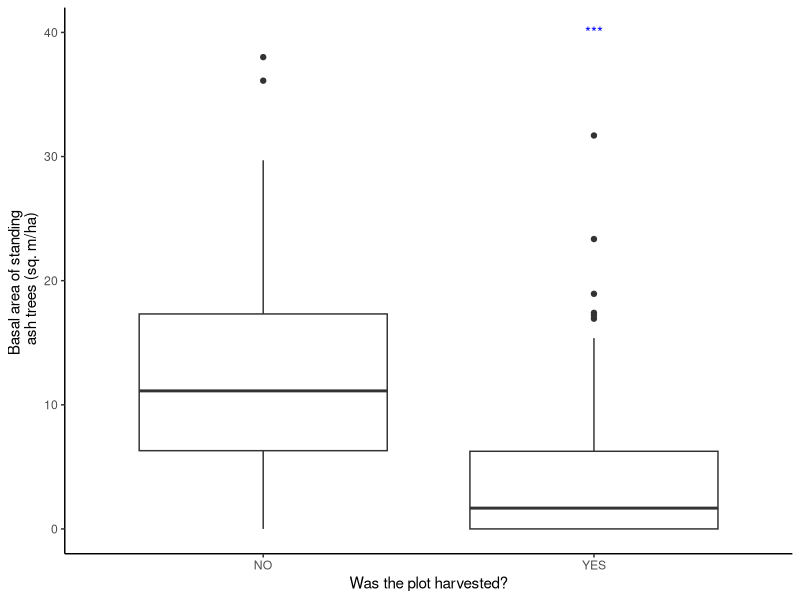
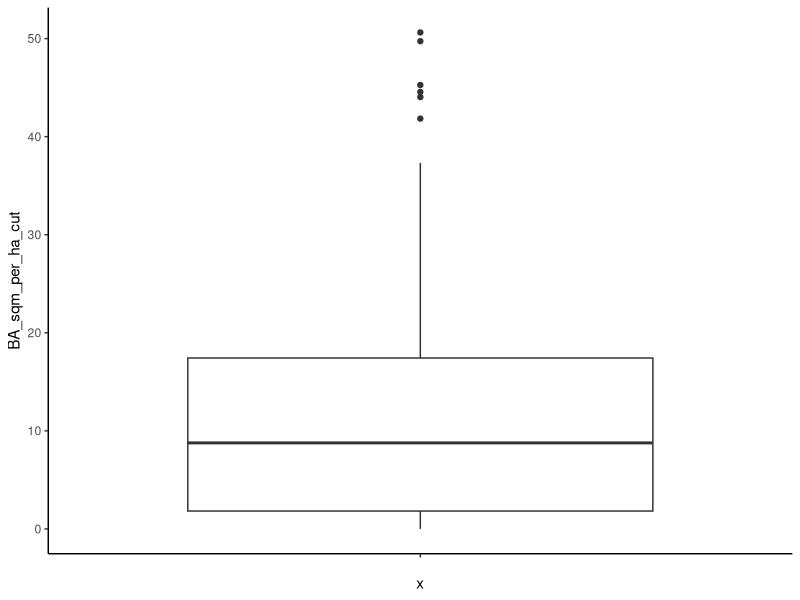
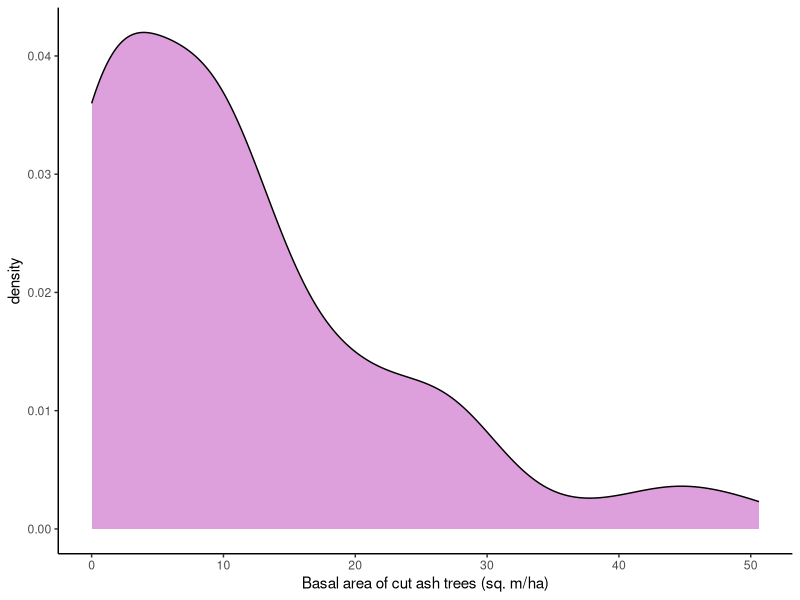
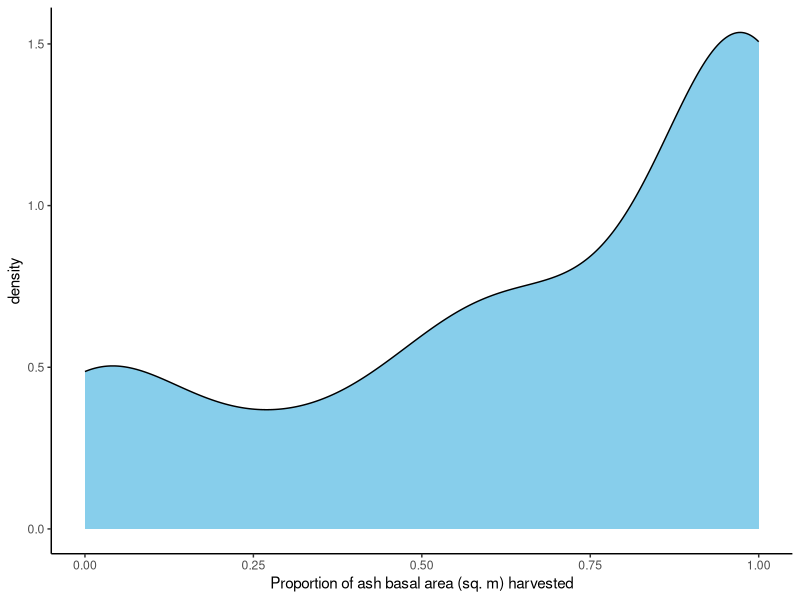
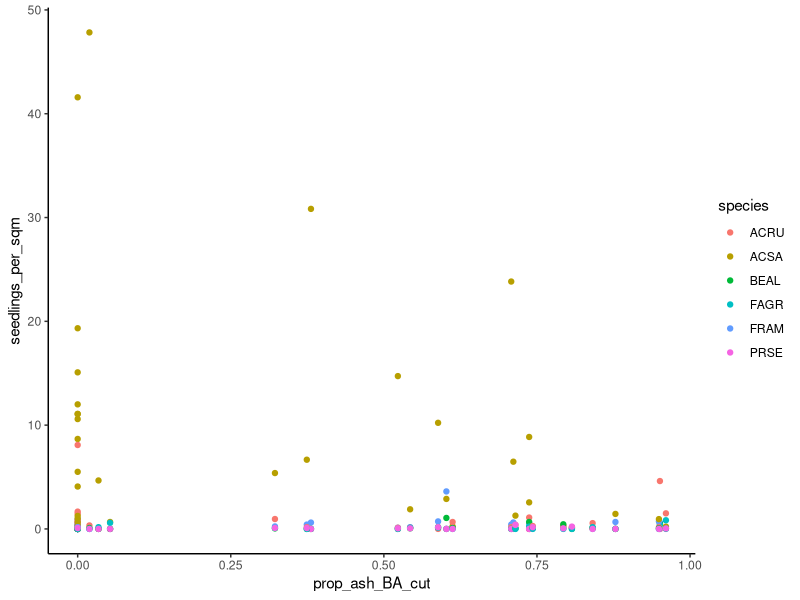
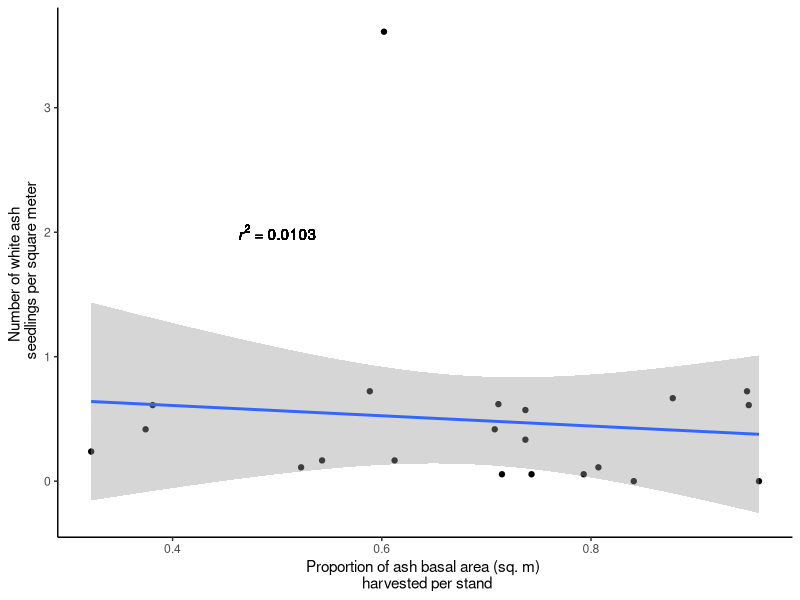
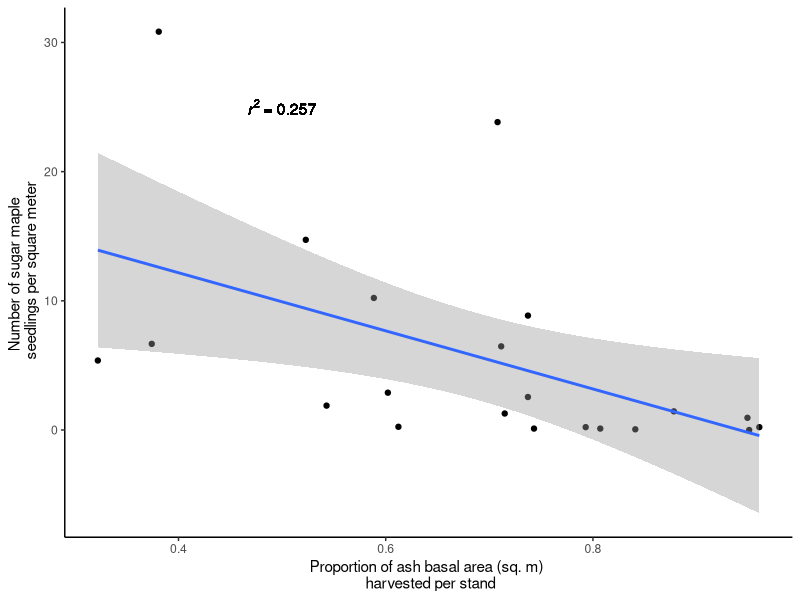
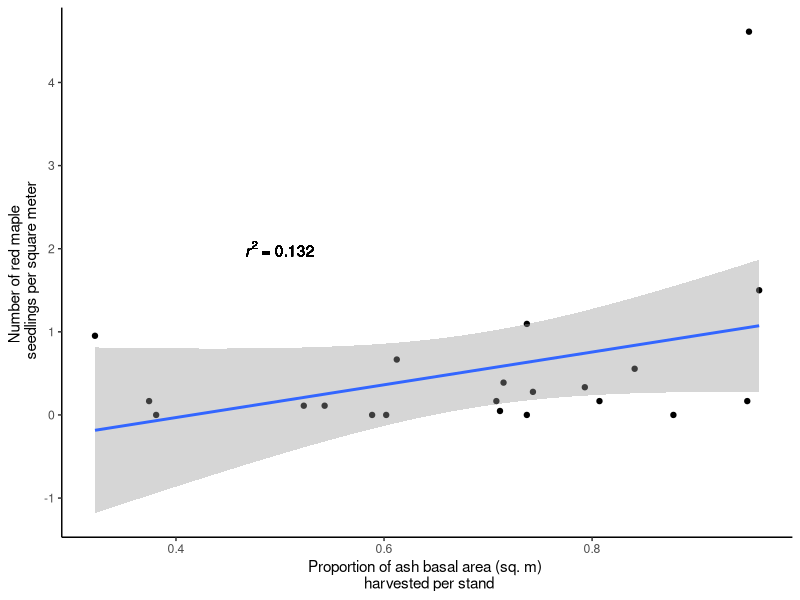

Write the R code that produced these figures, in order.
# --------------------------------------------------
# Figures for research symposium presentation!
# 11 Nov 2020
# HH
# --------------------------------------------------
#

# first things first: load in the data, etc etc -------------------------------

stand_info <- read.csv("STAND_INFO_EAB_project_2020_cleaned_data.csv")
plot_info <- read.csv("PLOT_INFO_EAB_project_2020_cleaned_data.csv")
seedling_data <- read.csv("SEEDLINGS_EAB_project_2020_cleaned_data.csv")
overstory_data <- read.csv("TREES_EAB_project_2020_cleaned_data.csv")
small_sapling_data <- read.csv("SAPLINGS_SMALL_EAB_project_2020_cleaned_data.csv")
large_sapling_data <- read.csv("SAPLINGS_LARGE_EAB_project_2020_cleaned_data.csv")


library(tibble)
library(ggplot2)
library(patchwork)

#changing name of plot_ID column since it had some weird characters in it
names(seedling_data)[1] <- "plot_ID"
names(small_sapling_data)[1] <- "plot_ID"
names(large_sapling_data)[1] <- "plot_ID"
names(plot_info)[1] <- "plot_ID"
names(overstory_data)[1] <- "plot_ID"
#ditto for the first column, "Property" in stand_info
names(stand_info)[1]<- "Property"

#for first figure: looking @ range of ash BA cut

overstory_plus <- merge(x=overstory_data,y=plot_info,by="plot_ID")

#IN THE BELOW MODEL, I'm gonna convert things to use METRIC, not imperial, units!

overstory_plus$ASH_stump_DBH <- rep(NA)
overstory_plus$BA_sqm <- rep(NA)

#calculating BA for live trees & stumps using standard conversion from DBH to BA
#overstory_plus$BA_sqft <- overstory_plus$DBH_cm*overstory_plus$DBH_cm*0.005454

#BUT SINCE WE WANNA DO IT USING METRIC UNITS:
#RIGHT NOW THIS IS ONLY DOING IT CORRECTLY FOR LIVE TREES, NOT USING THE CORRECT DATA FOR STUMPS!!
overstory_plus$BA_sqm <- overstory_plus$DBH_cm*overstory_plus$DBH_cm*pi/40000

#only calculating the stump DBH w/ these constants for ash
for(i in nrow(overstory_plus)){
  if(overstory_plus$species[i]=="FRAM"){
    overstory_plus$ASH_stump_DBH[i] <- 
      (overstory_plus$DBH_cm[i]*((1.3716/overstory_plus$height_m[i])^-0.1074) +
         0.0685*(1.3716-overstory_plus$height_m[i]) + 0)
    # and then converting that to BA, for ASH stumps only
    overstory_plus$BA_sqm[i] <- 
      overstory_plus$ASH_stump_DBH[i]*overstory_plus$ASH_stump_DBH[i]*pi/40000 
  }
  
  ash_cut <- data.frame("plot_ID" = plot_info$plot_ID, 
                        "stand_ID" = plot_info$Stand_name,
                        "harvest_status" = plot_info$harvest_status, 
                        "gap_status" = plot_info$gap_status, 
                        "live_ash_sum"=rep(0), #starting @ zero so they can be added to
                        "cut_ash_sum"=rep(0) #ditto

  )
  
  for (i in 1:nrow(overstory_plus)){ #iterating thru each tree/stump/snag in all plots
    
    #basically, adding the BA of each live ash tree in a plot to the sum value
    if(overstory_plus$species[i]=="FRAM"){
      if(overstory_plus$status[i]=="live"){
        ash_cut$live_ash_sum[ash_cut$plot_ID==overstory_plus$plot_ID[i]] <- 
          ash_cut$live_ash_sum[ash_cut$plot_ID==overstory_plus$plot_ID[i]] +
          overstory_plus$BA_sqm[i]
        #using BA calculated from DBH calculated w/ the formula I used above!
      } else if(overstory_plus$status[i]=="stump") {
        ash_cut$cut_ash_sum[ash_cut$plot_ID==overstory_plus$plot_ID[i]] <- 
          ash_cut$cut_ash_sum[ash_cut$plot_ID==overstory_plus$plot_ID[i]] +
          overstory_plus$BA_sqm[i]
      }
    }
    
  }
}

#adding proportion of ash BA cut:
ash_cut$prop_BA_cut <- ash_cut$cut_ash_sum /
  (ash_cut$live_ash_sum+ash_cut$cut_ash_sum)

#adding a column for BA in sq meters PER HECTARE
ash_cut$BA_sqm_per_ha_live <- ash_cut$live_ash_sum/0.0401149965937
ash_cut$BA_sqm_per_ha_cut <- ash_cut$cut_ash_sum/0.0401149965937


# now creating FIRST BOXPLOT: live ash BA in harvested vs. unharvested plots -------------------------------

p <- ggplot(ash_cut, aes(x=harvest_status, y=BA_sqm_per_ha_live)) +
      geom_boxplot() + 
  theme_classic() +
  labs(x="Was the plot harvested?", y="Basal area of standing \n ash trees (sq. m/ha)") +
  annotate(geom="text", x=2, y=40, label="***", color="blue")
  
print(p)

#need to do a t-test to confirm this dif is signif......

t.test(ash_cut$BA_sqm_per_ha_live~ash_cut$harvest_status)
#we good! very significant (p<0.0001)

# now creating SECOND BOXPLOT: range of cut ash BA in all harvested sites -------------------------------

p1 <- ggplot(ash_cut[ash_cut$harvest_status=="YES",], 
             aes(x="", y=BA_sqm_per_ha_cut)) +
      geom_boxplot() +
      theme_classic()
print(p1)

#doing it as a density plot, still in units of sq m per ha
p2 <- ggplot(ash_cut[ash_cut$harvest_status=="YES",], 
             aes(x=BA_sqm_per_ha_cut)) +
  geom_density(fill="plum") +
  theme_classic() + 
  labs(x="Basal area of cut ash trees (sq. m/ha)", y="density")
print(p2)

#now doing it as a density plot by proportion of ash cut
p3 <- ggplot(ash_cut[ash_cut$harvest_status=="YES",], 
             aes(x=prop_BA_cut)) +
  geom_density(fill="sky blue") +
  theme_classic() + 
  labs(x="Proportion of ash basal area (sq. m) harvested", y="density")
print(p3)


# going into the SEEDLING data!!! -------------------------------

seedlings_plus <- merge(x=seedling_data,y=plot_info,by="plot_ID")

#finding out which seedlings showed up in the MOST plots:
how_many_seedlings = data.frame("species"=unique(seedlings_plus$species), 
                                "num_plots_present"=rep(0))
for(i in 1:nrow(how_many_seedlings)){
  how_many_seedlings$num_plots_present[i] <-
    sum(seedlings_plus$species==how_many_seedlings$species[i])
}
#now see which are present in the most plots
how_many_seedlings[order(how_many_seedlings$num_plots_present),]

#choosing the top 8 regenerating sp in terms of how many plots they're present in.
#BUT excluding Rubus and Striped Maple since they aren't overstory species!
#so really, the top 6 overstory sp represented in # plots w/ regeneration.
some_seedlings <- data.frame("plot_ID" = plot_info$plot_ID, 
                            "stand_ID" = plot_info$Stand_name,
                            "harvest_status" = plot_info$harvest_status, 
                            "gap_status" = plot_info$gap_status, 
                            "ash_seedling_sum"=rep(0), #starting @ zero so they can be added to
                            "sugar_maple_seedling_sum"=rep(0),
                            "red_maple_seedling_sum"=rep(0),
                            "yellow_birch_seedling_sum"=rep(0),
                            "beech_seedling_sum"=rep(0),
                            "black_cherry_seedling_sum"=rep(0)
                            )

#creating a vector of the 6 species we're looking at for use in the loop...
seedlings_vec <- c("FRAM", "ACSA", "ACRU", "BEAL", "FAGR", "PRSE")
names(some_seedlings)

#for loop to sum up all the seedlings of these species, per plot...
for(i in 1:nrow(seedlings_plus)){ #iterating thru each seedling!
  for (j in 1:length(seedlings_vec)){ # 'j' will refer to each species separately!
    if(seedlings_plus$species[i]==seedlings_vec[j]){
    some_seedlings[seedlings_plus$plot_ID[i]==some_seedlings$plot_ID,4+j] <- #referring to correct column!
      some_seedlings[seedlings_plus$plot_ID[i]==some_seedlings$plot_ID,4+j] +
      seedlings_plus$tally[i]
  }
  }
}

#glimpse(some_seedlings)

# STAND-LEVEL DATA -------------------------------

#creating the stand-level HARVEST data:
#do the same thing for cut/live ash by STAND
ash_cut_stand <- data.frame("stand_ID" = stand_info$Stand_name, 
                            # making harvest status a binary variable of cut vs. not (not implicating "to be cut")
                            "harvest_status" = ifelse(stand_info$Harvest_status=="cut",TRUE,FALSE) ,
                            "live_ash_sum"=rep(0), #starting @ zero so they can be added to
                            "cut_ash_sum"=rep(0) #ditto
                            #,"any_live_ash"=rep("NA"), #but adding a separate var to tell
                            #"any_cut_ash"=rep("NA") #whether it actually went thru /was counted
)

#for loop to sum up harvested BA by stand...
for(i in 1:nrow(ash_cut)){ #iterating thru each PLOT!
  ash_cut_stand$live_ash_sum[ash_cut$stand_ID[i]==ash_cut_stand$stand_ID] <-
    ash_cut_stand$live_ash_sum[ash_cut$stand_ID[i]==ash_cut_stand$stand_ID] +
    ash_cut$live_ash_sum[i] #adding total BA per plot......
  ash_cut_stand$cut_ash_sum[ash_cut$stand_ID[i]==ash_cut_stand$stand_ID] <-
    ash_cut_stand$cut_ash_sum[ash_cut$stand_ID[i]==ash_cut_stand$stand_ID] +
    ash_cut$cut_ash_sum[i]
}

#adding proportion of ash BA cut:
ash_cut_stand$prop_BA_cut <- ash_cut_stand$cut_ash_sum /
  (ash_cut_stand$live_ash_sum+ash_cut_stand$cut_ash_sum)

#now need to transform to per-stand #s.
some_seedlings_stand <- data.frame("stand_ID" = rep(stand_info$Stand_name, each=6),
                                   #repeating 6 times so there's one line per stand per species
                                   # making harvest status a binary variable of cut vs. not (not implicating "to be cut")
                                   "harvest_status" = rep(ifelse(stand_info$Harvest_status=="cut",TRUE,FALSE), each=6) ,
                                   "num_plots" = rep(stand_info$num_plots, each=6),
                                   "species" = rep(seedlings_vec, times=nrow(stand_info)),
                                   "stand_sum" = rep(0),
                                   "prop_ash_BA_cut" = rep(ash_cut_stand$prop_BA_cut, each=6)
)

#It worked!
#glimpse(some_seedlings_stand)

#for loop to sum up all these seedlings per stand...
for(i in 1:nrow(some_seedlings)){ #iterating thru each PLOT!
  for (j in 1:length(seedlings_vec)){
    some_seedlings_stand$stand_sum[
      some_seedlings_stand$species==seedlings_vec[j] & 
        some_seedlings_stand$stand_ID==some_seedlings$stand_ID[i]] <-
      some_seedlings_stand$stand_sum[
        some_seedlings_stand$species==seedlings_vec[j] & 
          some_seedlings_stand$stand_ID==some_seedlings$stand_ID[i]] + 
      some_seedlings[i,4+j]
  }
}

#DIVIDING the count by (# plots * 3) [# subplots per plot]
#to get count per meter-squared!!
some_seedlings_stand$seedlings_per_sqm <- some_seedlings_stand$stand_sum / 
  (some_seedlings_stand$num_plots*3)

#checking to see if it worked...
glimpse(some_seedlings_stand)

#AHEM: now EXCLUDING one stand b/c it was just too WEIRD
sdlg_stand_most <- some_seedlings_stand[some_seedlings_stand$stand_ID!="Shaker State Forest",]

# now creating THIRD SLIDE: seedlings x ash harvest intensity -------------------------------

#using the dataframe EXCLUDING shaker state forest since there was NO ASH CUT there apparently!
p4 <- ggplot(data=sdlg_stand_most, aes(x=prop_ash_BA_cut, y=seedlings_per_sqm)) +
      geom_point(aes(col=species)) + theme_classic()
print(p4)
#this one w/ all seedling species together DOESN'T really work b/c ACSA has so many
#more than any other species!

#adding a FORMULA/FUNCTION for linear regression!( thanks Google!)

lm_eqn <- function(speci){
  m <- lm(seedlings_per_sqm ~ prop_ash_BA_cut, 
          data=sdlg_stand_most[sdlg_stand_most$species==speci & sdlg_stand_most$harvest_status==TRUE,]);
  eq <- substitute(italic(r)^2~"="~r2, 
                   list(r2 = format(summary(m)$r.squared, digits = 3)))
  as.character(as.expression(eq));
}

#so instead, let's do it separately by species....
#and for these scatterplots, look ONLY @ harvested sites (can incorporate unharv ones in a boxplot instead)
p5 <- ggplot(data=sdlg_stand_most[sdlg_stand_most$species=="FRAM" & 
                                         sdlg_stand_most$harvest_status==TRUE,], 
             aes(x=prop_ash_BA_cut, y=seedlings_per_sqm)) +
      geom_point() + theme_classic() +
  labs (x="Proportion of ash basal area (sq. m) \n harvested per stand",
        y= "Number of white ash \n seedlings per square meter") +
  geom_smooth (method=lm) +
  geom_text(x=.5, y=2, label=lm_eqn("FRAM"), parse=TRUE)
  
print(p5)

#out of curiosity, let's look at everything BUT sugar maple...
#p6 <- ggplot(data=sdlg_stand_most[sdlg_stand_most$species!="ACSA",], 
#             aes(x=prop_ash_BA_cut, y=seedlings_per_sqm)) +
#  geom_point(aes(col=species))
#print(p6)

#OK, now onto the other species!
p7 <- ggplot(data=sdlg_stand_most[sdlg_stand_most$species=="ACSA" & 
                                         sdlg_stand_most$harvest_status==TRUE,], 
             aes(x=prop_ash_BA_cut, y=seedlings_per_sqm)) +
  geom_point() + theme_classic() + 
  labs (x="Proportion of ash basal area (sq. m) \n harvested per stand",
        y= "Number of sugar maple \n seedlings per square meter")+
  geom_smooth (method=lm)+
  geom_text(x=.5, y=25, label=lm_eqn("ACSA"), parse=TRUE)
print(p7)

p8 <- ggplot(data=sdlg_stand_most[sdlg_stand_most$species=="ACRU" & 
                                    sdlg_stand_most$harvest_status==TRUE,], 
             aes(x=prop_ash_BA_cut, y=seedlings_per_sqm)) +
  geom_point() + theme_classic() + 
  labs (x="Proportion of ash basal area (sq. m) \n harvested per stand",
        y= "Number of red maple \n seedlings per square meter")+
  geom_smooth (method=lm)+
  geom_text(x=.5, y=2, label=lm_eqn("ACRU"), parse=TRUE)
print(p8)

p9 <- ggplot(data=sdlg_stand_most[sdlg_stand_most$species=="BEAL" & 
                                    sdlg_stand_most$harvest_status==TRUE,], 
             aes(x=prop_ash_BA_cut, y=seedlings_per_sqm)) +
  geom_point() + theme_classic() + 
  labs (x="Proportion of ash basal area (sq. m) \n harvested per stand",
        y= "Number of yellow birch \n seedlings per square meter")+
  geom_smooth (method=lm)+
  geom_text(x=.5, y=.5, label=lm_eqn("BEAL"), parse=TRUE)
print(p9)

p10 <- ggplot(data=sdlg_stand_most[sdlg_stand_most$species=="FAGR" & 
                                    sdlg_stand_most$harvest_status==TRUE,], 
             aes(x=prop_ash_BA_cut, y=seedlings_per_sqm)) +
  geom_point() + theme_classic() + 
  labs (x="Proportion of ash basal area (sq. m) \n harvested per stand",
        y= "Number of American beech \n seedlings per square meter")+
  geom_smooth (method=lm)+
  geom_text(x=.5, y=.5, label=lm_eqn("FAGR"), parse=TRUE)
print(p10)

p11 <- ggplot(data=sdlg_stand_most[sdlg_stand_most$species=="PRSE" & 
                                    sdlg_stand_most$harvest_status==TRUE,], 
             aes(x=prop_ash_BA_cut, y=seedlings_per_sqm)) +
  geom_point() + theme_classic() + 
  labs (x="Proportion of ash basal area (sq. m) \n harvested per stand",
        y= "Number of black cherry \n seedlings per square meter")+
  geom_smooth (method=lm) +
  geom_text(x=.5, y=.3, label=lm_eqn("PRSE"), parse=TRUE)
print(p11)

#patchwork it all together!!
(p5 | p7 | p8) / (p9 | p10 | p11)

## LET'S TRY A DIF VERSION OF THIS USING FACET_WRAP

#this looks good!! just wanna change the label names to common names.
new_labels <- c(ACRU = "red maple, R^2=0.0917", 
                ACSA = "sugar maple, R^2=0.273", 
                BEAL = "yellow birch, R^2=0.00492",
                FAGR = "American beech, R^2=0.126", 
                FRAM = "white ash, R^2=0.0158", 
                PRSE = "black cherry, R^2=0.0144")

p12 <- ggplot(data=sdlg_stand_most[sdlg_stand_most$harvest_status==TRUE,], 
              aes(x=prop_ash_BA_cut, y=seedlings_per_sqm)) +
  geom_point() + theme_classic() + 
  labs (x="Proportion of ash basal area (sq. m) harvested per stand",
        y= "Number of seedlings \n per square meter")+
  geom_smooth (method=lm) +
  #geom_text(x=.5, y=.3, label=lm_eqn("PRSE"), parse=TRUE)
  facet_wrap(~ species, nrow=2, ncol=3, scales="free_y", 
             labeller=labeller(species=new_labels))
print(p12)



### DENSITY PLOTS ###

#also going to try a density plot looking @ seedlings in harvested vs. unharvested plots...
p100 <- ggplot(data=sdlg_stand_most[sdlg_stand_most$species=="ACSA",], 
             aes(x=stand_sum, alpha=0.6)) +
  geom_density(aes(fill=harvest_status)) + theme_classic() #+ 
 # labs (x="Proportion of ash basal area (sq. m) harvested",
 #      y= "Number of sugar maple \n seedlings per stand")
print(p100)


#11TH HOUR (MORE LIKE SECOND HOUR) THOUGHT: DO I NEED TO CALCULATE SEEDLINGS 
#AS AN AVG PER METER-SQUARED INSTEAD OF JUST THE RAW #?
#PROBABLY!!
#Can solve this by adding a column to the seedlings dataframe dividing the # of seedlings
#by the number of plots/subplots w/in that stand!
#glimpse(stand_info)
#I'm going back up into the code to build this into the dataframe!
#UPDATE: I did it. :/

#okay, before I COMPLETELY go to bed...let's look at boxplots?!
#JK- I'm actually going to bed now! It's 4 a.m.!!!